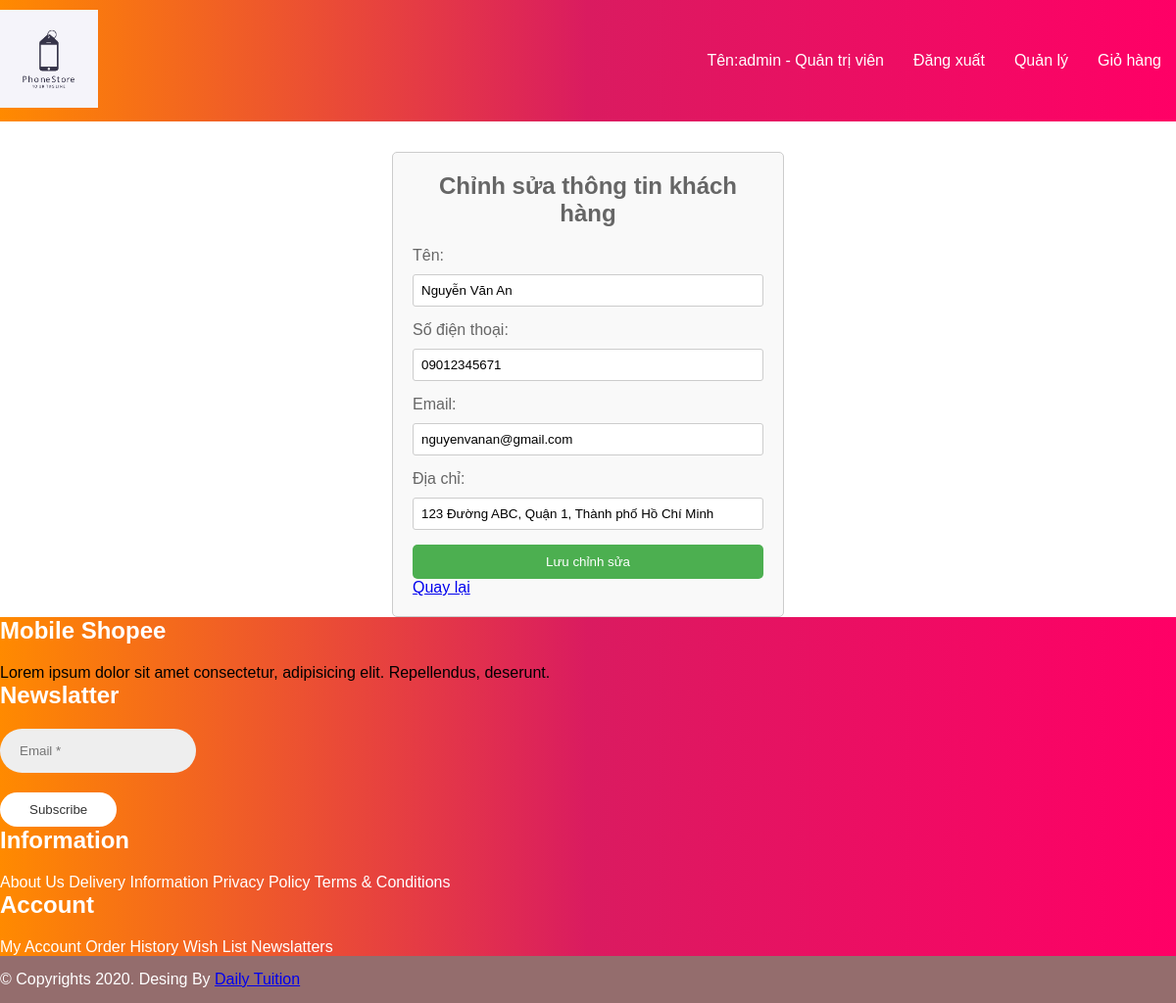
Screenshot of /user/index.php?ctrl=customerUserController&action=showUpdateCustomerForm&id=1 (signed in) with the database file from the repository.
### tables this page shows
CREATE TABLE `khach_hang` (
  `id` int(11) NOT NULL,
  `ten` varchar(255) DEFAULT NULL,
  `so_dien_thoai` varchar(20) DEFAULT NULL,
  `email` varchar(255) DEFAULT NULL,
  `dia_chi` varchar(255) DEFAULT NULL,
  `id_nguoi_dung` int(11) DEFAULT NULL
);

### lib/database.php (called while the page is built, shortened)
<?php
class Database
{
    private $host = "localhost";
    private $username = "root";
    private $password = "";
    private $database = "phonestore";
    private $conn;
    public function __construct()
    {
        $this->conn = $this->connectDB();
    }
    private function connectDB()
    {
        $conn = mysqli_connect($this->host, $this->username, $this->password, $this->database);
        return $conn;
    }
    public function select($query)
    {
        $result = mysqli_query($this->conn, $query);
        if ($result) {
            $data = mysqli_fetch_all($result, MYSQLI_ASSOC);
            return $data;
        } else {
            die(mysqli_error($this->conn));
        }
    }
}

### user/model/customerUserModel.php (called while the page is built, shortened)
<?php
class customerUserModel
{
    private $db;
    public function __construct()
    {
        $this->db = new Database();
    }
    public function getCustomerById($id)
    {
        $query = "SELECT * FROM khach_hang WHERE id = $id";
        $result = $this->db->select($query);
        return $result[0];
    }
}

### user/view/editCustomer.php (the view, shortened to what this page needs)
<!DOCTYPE html>
<html lang="vi">
<head>
</head>
<body>
    <div class="edit-form">
        <h2>Chỉnh sửa thông tin khách hàng</h2>
        <form action="index.php?ctrl=customerUserController&action=updateCustomer" method="POST">
            <label for="ten">Tên:</label>
            <input type="text" id="ten" name="ten" value="<?php echo $customer['ten']; ?>">
            <label for="so_dien_thoai">Số điện thoại:</label>
            <input type="tel" id="so_dien_thoai" name="so_dien_thoai" pattern="[0-9]{10,11}" value="<?php echo $customer['so_dien_thoai']; ?>">
            <label for="email">Email:</label>
            <input type="email" id="email" name="email" value="<?php echo $customer['email']; ?>">
            <label for="dia_chi">Địa chỉ:</label>
            <input type="text" id="dia_chi" name="dia_chi" value="<?php echo $customer['dia_chi']; ?>">
            <input type="submit" value="Lưu chỉnh sửa">
        </form>
        <a href="javascript:history.go(-1)">Quay lại</a>
    </div>
</body>
</html>

### user/style/css1.css (style rules this page uses)
* { margin: 0; padding: 0; box-sizing: border-box; }
body { box-shadow: 0 0 20px rgba(0, 0, 0, 0.3); transition: box-shadow 0.5s ease-in-out; }

### user/style/productViewUser.css (style rules this page uses)
body { font-family: Arial, sans-serif; margin: 0; padding: 0; }

### user/view/editCustomer.php (style rules this page uses)
.edit-form { width: 400px; margin: 0 auto; padding: 20px; border: 1px solid #ccc; border-radius: 5px; background-color: #f9f9f9; }
.edit-form h2 { text-align: center; margin-bottom: 20px; }
.edit-form label { display: block; margin-bottom: 10px; }
.edit-form input[type="text"], .edit-form input[type="email"], .edit-form input[type="tel"] { width: 100%; padding: 8px; margin-bottom: 15px; border: 1px solid #ccc; border-radius: 3px; }
.edit-form input[type="submit"] { width: 100%; padding: 10px; border: none; border-radius: 5px; background-color: #4caf50; color: white; cursor: pointer; }

### rows the page displays
khach_hang: ten "Nguyễn Văn An", so_dien_thoai "09012345671", email "nguyenvanan@gmail.com", dia_chi "123 Đường ABC, Quận 1, Thành phố Hồ Chí Minh"

### other values shown
$ten_dang_nhap "admin"
$vai_tro "Quản trị viên"
